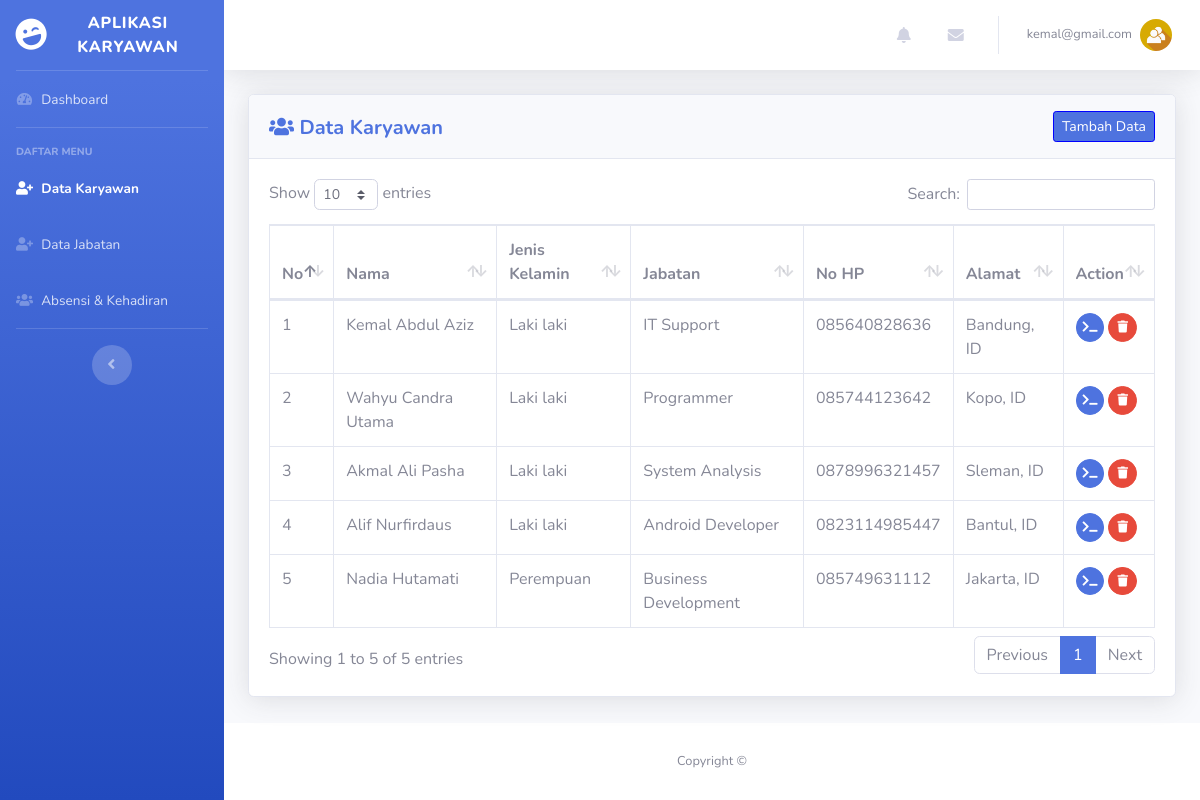
The page /view/admin/karyawan.php (signed in) on the database its author committed.
### tables this page shows
CREATE TABLE `karyawan` (
  `id_karyawan` int(3) NOT NULL,
  `nama` varchar(25) NOT NULL,
  `jk` enum('L','P') NOT NULL,
  `id_jabatan` int(2) NOT NULL,
  `no_hp` varchar(13) NOT NULL,
  `alamat` varchar(100) NOT NULL
);

CREATE TABLE `jabatan` (
  `id_jabatan` int(2) NOT NULL,
  `nama_jabatan` varchar(50) NOT NULL
);

### view/admin/karyawan.php (the view, shortened to what this page needs)
<!DOCTYPE html>
<html lang="en">
<head>
  <link href="../../assets/vendor/fontawesome-free/css/all.min.css" rel="stylesheet" type="text/css">
  <link href="../../assets/css/sb-admin-2.min.css" rel="stylesheet">
  <link href="../../assets/vendor/datatables/dataTables.bootstrap4.min.css" rel="stylesheet">
</head>
<body id="page-top">
<?php
  include '../../controller/koneksi.php';
?>
  <div id="wrapper">
    <ul class="navbar-nav bg-gradient-primary sidebar sidebar-dark accordion" id="accordionSidebar">
      <a class="sidebar-brand d-flex align-items-center justify-content-center" href="index.php">
        <div class="sidebar-brand-icon rotate-n-15">
          <i class="fas fa-laugh-wink"></i>
        </div>
        <div class="sidebar-brand-text mx-3">Aplikasi Karyawan<sup></sup></div>
      </a>
      <hr class="sidebar-divider my-0">
      <li class="nav-item">
        <a class="nav-link" href="index.php">
          <i class="fas fa-fw fa-tachometer-alt"></i>
          <span>Dashboard</span></a>
      </li>
      <hr class="sidebar-divider">
      <div class="sidebar-heading">
        Daftar Menu
      </div>
      <li class="nav-item active">
        <a class="nav-link" href="karyawan.php">
          <i class="fas fa-fw fa-user-plus"></i>
          <span>Data Karyawan</span></a>
      </li>
      <li class="nav-item">
        <a class="nav-link" href="jabatan.php">
          <i class="fas fa-fw fa-user-plus"></i>
          <span>Data Jabatan</span></a>
      </li>
      <li class="nav-item">
        <a class="nav-link" href="absensi.php">
          <i class="fas fa-fw fa-users"></i>
          <span>Absensi & Kehadiran</span></a>
      </li>
      <hr class="sidebar-divider d-none d-md-block">
      <div class="text-center d-none d-md-inline">
        <button class="rounded-circle border-0" id="sidebarToggle"></button>
      </div>
    </ul>
    <div id="content-wrapper" class="d-flex flex-column">
      <div id="content">
        <nav class="navbar navbar-expand navbar-light bg-white topbar mb-4 static-top shadow">
          <ul class="navbar-nav ml-auto">
            <li class="nav-item dropdown no-arrow mx-1">
              <a class="nav-link dropdown-toggle" href="#" id="alertsDropdown" role="button" data-toggle="dropdown" aria-haspopup="true" aria-expanded="false">
                <i class="fas fa-bell fa-fw"></i>
              </a>
            </li>
            <li class="nav-item dropdown no-arrow mx-1">
              <a class="nav-link dropdown-toggle" href="#" id="messagesDropdown" role="button" data-toggle="dropdown" aria-haspopup="true" aria-expanded="false">
                <i class="fas fa-envelope fa-fw"></i>
              </a>
            </li>
            <li class="nav-item dropdown no-arrow">
              <a class="nav-link dropdown-toggle" href="#" id="userDropdown" role="button" data-toggle="dropdown" aria-haspopup="true" aria-expanded="false">
                <span class="mr-2 d-none d-lg-inline text-gray-600 small"><?php echo $_SESSION['email'];?></span>
                <img class="img-profile rounded-circle" src="../../assets/img/usericon.jpg">
              </a>
            </li>
          </ul>
        </nav>
        <div class="container-fluid">
          <div id="dataKaryawan">
          <div class="card shadow mb-4">
            <div class="card-header py-3">
			  <span class="float-left" style="padding-top:5px">
				<h5 class="m-0 font-weight-bold text-primary"><i class="fa fa-users" aria-hidden="true"></i> Data Karyawan</h5>
			  </span>
			  <a href="karyawan.php?aksi=tambah_data"><span class="btn btn-primary btn-sm float-right" style="border:1px solid blue">Tambah Data</span></a>
            </div>
            <div class="card-body">
              <div class="table-responsive">
                <table class="table table-bordered" id="dataTable" width="100%" cellspacing="0">
                  <thead>
                    <tr>
                      <th>No</th>
                      <th>Nama</th>
                      <th>Jenis Kelamin</th>
                      <th>Jabatan</th>
                      <th>No HP</th>
                      <th>Alamat</th>
                      <th>Action</th>
                    </tr>
                  </thead>
                  <tbody>
                    <?php
                      $semuaKaryawan = "SELECT * FROM `karyawan` JOIN jabatan ON karyawan.id_jabatan = jabatan.id_jabatan";
                      $resultKaryawan = mysqli_query($db, $semuaKaryawan);
                      $no = 1;
                      foreach ($resultKaryawan as $row2) {
                        $jenis_kelamin = $row2['jk']=='P'?'Perempuan':'Laki laki';
                    ?>
                    <tr>
                      <td><?=$no++;?></td>
                      <td><?=$row2['nama'];?></td>
                      <td><?=$jenis_kelamin;?></td>
                      <td><?=$row2['nama_jabatan'];?></td>
                      <td><?=$row2['no_hp'];?></td>
                      <td><?=$row2['alamat'];?></td>
                      <td>
                          <a href="karyawan.php?edit=<?=$row2['id_karyawan'];?>" title="Edit" class="btn btn-primary btn-sm btn-circle">
                            <i class="fas fa-terminal"></i>
                          </a>
                          <a data-toggle="modal" data-target="#hapusModal<?=$row2['id_karyawan'];?>" href="#" title="Hapus" class="btn btn-danger btn-circle btn-sm">
                            <i class="fas fa-trash"></i>
                          </a>
                      </td>
                    </tr>
                    <?php } ?>
                  </tbody>
                </table>
              </div>
            </div>
          </div>
      	  </div>
        </div>
      </div>
      <footer class="sticky-footer bg-white">
        <div class="container my-auto">
          <div class="copyright text-center my-auto">
            <span>Copyright &copy;</span>
          </div>
        </div>
      </footer>
    </div>
  </div>
</body>
</html>

### rows shown on the page
karyawan: nama "Kemal Abdul Aziz", jk "Laki laki", id_jabatan.nama_jabatan "IT Support", no_hp "085640828636", alamat "Bandung, ID"
karyawan: nama "Wahyu Candra Utama", jk "Laki laki", id_jabatan.nama_jabatan "Programmer", no_hp "085744123642", alamat "Kopo, ID"
karyawan: nama "Akmal Ali Pasha", jk "Laki laki", id_jabatan.nama_jabatan "System Analysis", no_hp "0878996321457", alamat "Sleman, ID"
karyawan: nama "Alif Nurfirdaus", jk "Laki laki", id_jabatan.nama_jabatan "Android Developer", no_hp "0823114985447", alamat "Bantul, ID"
karyawan: nama "Nadia Hutamati", jk "Perempuan", id_jabatan.nama_jabatan "Business Development", no_hp "085749631112", alamat "Jakarta, ID"

### other values the page prints
$_SESSION['email'] "kemal@gmail.com"
